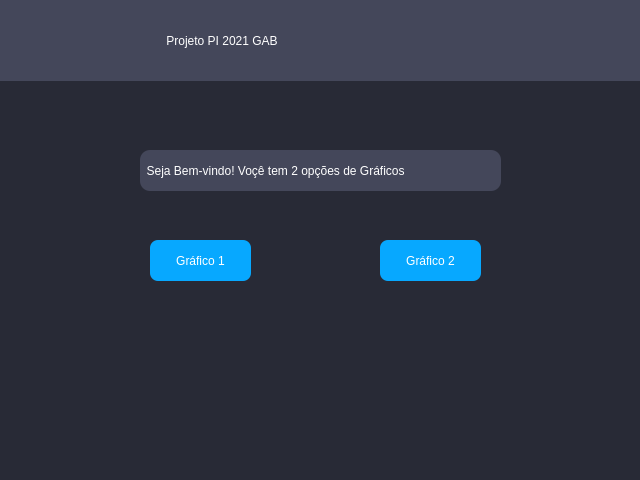
<?xml version="1.0" encoding="UTF-8"?>
<ui version="4.0">
 <class>MainWindow</class>
 <widget class="QMainWindow" name="MainWindow">
  <property name="geometry">
   <rect>
    <x>0</x>
    <y>0</y>
    <width>640</width>
    <height>480</height>
   </rect>
  </property>
  <property name="minimumSize">
   <size>
    <width>640</width>
    <height>480</height>
   </size>
  </property>
  <property name="maximumSize">
   <size>
    <width>640</width>
    <height>480</height>
   </size>
  </property>
  <property name="windowTitle">
   <string>MainWindow</string>
  </property>
  <property name="styleSheet">
   <string notr="true">background-color: #282a36;
</string>
  </property>
  <widget class="QWidget" name="centralwidget">
   <widget class="QLabel" name="label">
    <property name="geometry">
     <rect>
      <x>0</x>
      <y>0</y>
      <width>641</width>
      <height>81</height>
     </rect>
    </property>
    <property name="styleSheet">
     <string notr="true">QLabel { 
	font: 12pt &quot;Tahoma&quot;;
	color: rgb(255, 255, 255);

	background-color:#44475a;

}
QLabel:hover{
	border: 2px solid  rgb(233, 255, 119);

}</string>
    </property>
    <property name="text">
     <string>                                                  Projeto PI 2021 GAB</string>
    </property>
   </widget>
   <widget class="QLabel" name="label_2">
    <property name="geometry">
     <rect>
      <x>140</x>
      <y>150</y>
      <width>361</width>
      <height>41</height>
     </rect>
    </property>
    <property name="styleSheet">
     <string notr="true">QLabel { 
	font: 12pt &quot;Tahoma&quot;;
	color: rgb(255, 255, 255);

	background-color:#44475a;
	border-radius: 10px;

}

QLabel:hover {
	border: 2px solid;
	border-color: rgb(255, 0, 4);
}</string>
    </property>
    <property name="text">
     <string>  Seja Bem-vindo! Voçê tem 2 opções de Gráficos</string>
    </property>
   </widget>
   <widget class="QPushButton" name="pushButton">
    <property name="geometry">
     <rect>
      <x>150</x>
      <y>240</y>
      <width>101</width>
      <height>41</height>
     </rect>
    </property>
    <property name="styleSheet">
     <string notr="true">QPushButton {
	font: 12pt &quot;Tahoma&quot;;
	background-color: rgb(7, 168, 255);
	border-radius: 8px;
	color: #fff;
}
QPushButton:hover {
	border: 2px solid;
	border-color: rgb(6, 43, 255);
	
}</string>
    </property>
    <property name="text">
     <string>Gráfico 1</string>
    </property>
   </widget>
   <widget class="QPushButton" name="pushButton_2">
    <property name="geometry">
     <rect>
      <x>380</x>
      <y>240</y>
      <width>101</width>
      <height>41</height>
     </rect>
    </property>
    <property name="styleSheet">
     <string notr="true">QPushButton {
	font: 12pt &quot;Tahoma&quot;;
	background-color: rgb(7, 168, 255);
	border-radius: 8px;
	color: #fff;
}
QPushButton:hover {
	border: 2px solid;
	border-color: rgb(6, 43, 255);
	
}</string>
    </property>
    <property name="text">
     <string>Gráfico 2</string>
    </property>
   </widget>
  </widget>
  <widget class="QMenuBar" name="menubar">
   <property name="geometry">
    <rect>
     <x>0</x>
     <y>0</y>
     <width>640</width>
     <height>21</height>
    </rect>
   </property>
  </widget>
  <widget class="QStatusBar" name="statusbar"/>
 </widget>
 <resources/>
 <connections/>
</ui>
